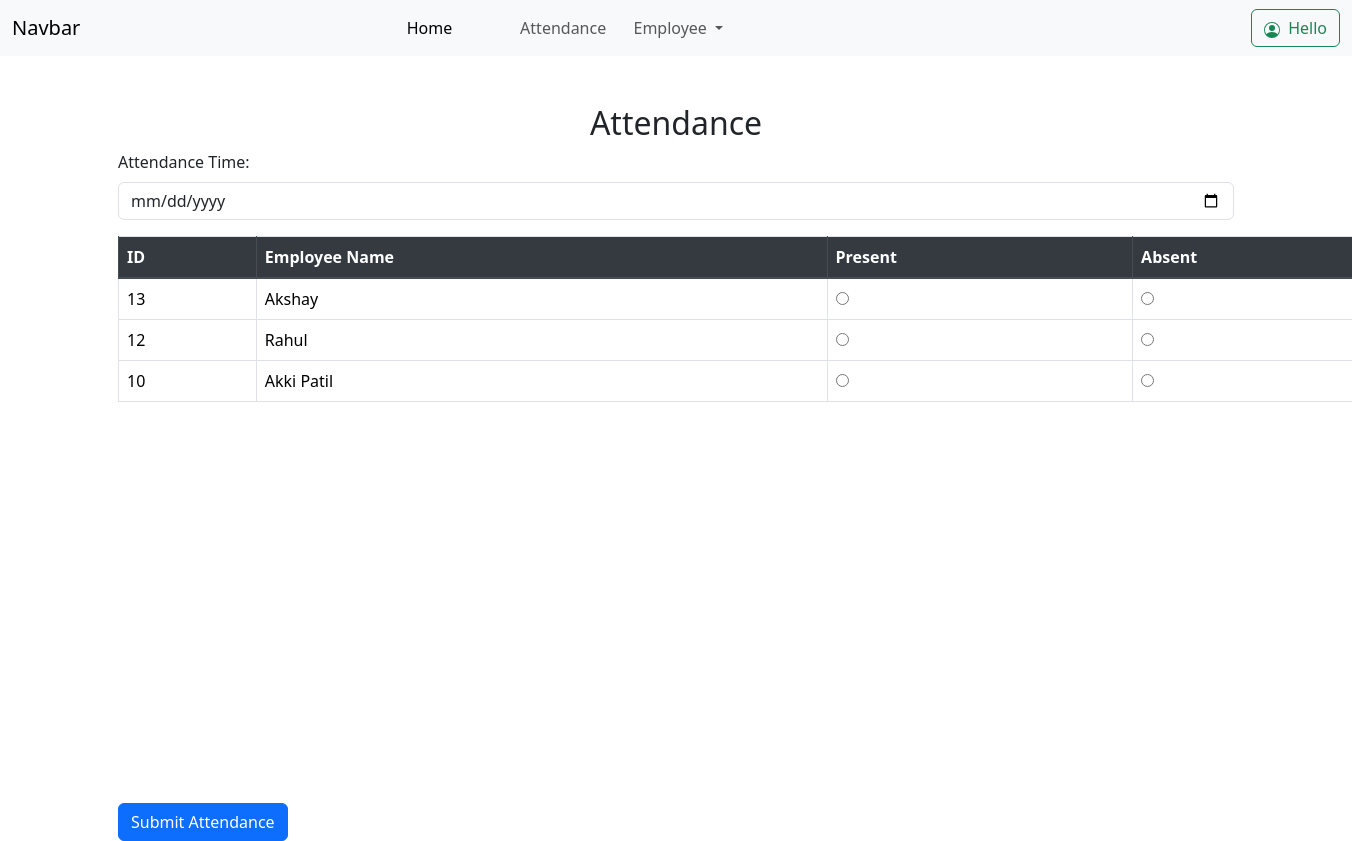
/page/Atendance.php (signed in), run on the app's committed database.
### tables this page shows
CREATE TABLE IF NOT EXISTS `employee` (
  `id` int NOT NULL AUTO_INCREMENT,
  `username` varchar(255) NOT NULL,
  `email` varchar(255) NOT NULL,
  `roll` varchar(255) NOT NULL,
  `rs` varchar(255) NOT NULL,
  `info` varchar(255) NOT NULL,
  PRIMARY KEY (`id`)
);

### page/Atendance.php (the view, shortened to what this page needs)
<!DOCTYPE html>
<html lang="en">
<head>
    <link rel="stylesheet" href="https://maxcdn.bootstrapcdn.com/bootstrap/4.5.2/css/bootstrap.min.css">
</head>
<body>
    <?php require("./navbar/nav.php"); ?>
    <div class="container mt-5">
        <h2 class="text-center"> Attendance </h2>
        <form action="Atendance.php" method="POST">
            <div class="form-group">
                <label for="attendanceTime">Attendance Time:</label>
                <input type="date" id="attendanceTime" name="attendanceTime" class="form-control" required>
            </div>
            <div style=" overflow-x: hidden; height: 15cm; width: 34.4cm; ">
                <table class="table table-bordered">
                    <thead class="thead-dark">
                        <tr>
                            <th>ID</th>
                            <th>Employee Name</th>
                            <th>Present</th>
                            <th>Absent</th>
                        </tr>
                    </thead>
                    <tbody>
                        <tr>
                            <?php
                            $query = 'SELECT * from employee ';
                            $result = $conn->query($query);
                            if ($result->num_rows > 0) {
                                while ($row = $result->fetch_assoc()) {
                            ?>
                                    <td><?php echo $row['id']; ?></td>
                                    <td><?php echo $row['username']; ?></td>
                                    <td><input type="radio" name="<?php echo "attendance[" . $row['id'] . "]" ?>" value="Present" required></td>
                                    <td><input type="radio" name="<?php echo "attendance[" . $row['id'] . "]" ?>" value="Absent" required></td>
                        </tr>
                <?php }
                            } ?>
                    </tbody>
                </table>
            </div>
            <button type="submit" class="btn btn-primary">Submit Attendance</button>
        </form>
    </div>
</body>
</html>

### page/Atendance.php (style rules this page uses)
body { overflow: auto; }

### data on the page
employee: id "13", username "Akshay"
employee: id "12", username "Rahul"
employee: id "10", username "Akki Patil"
